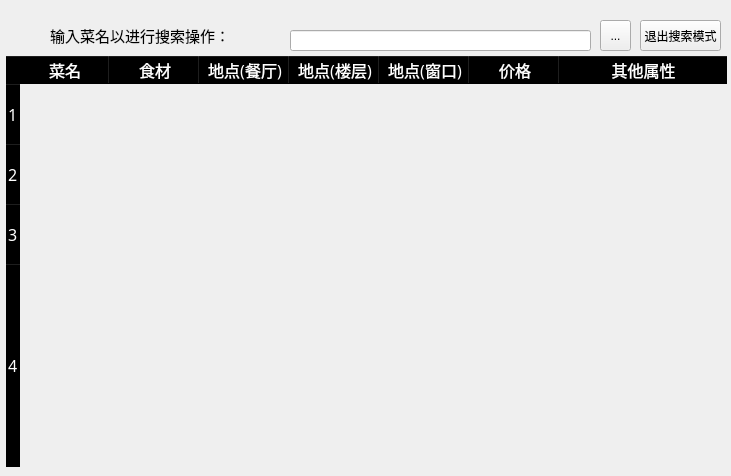
<?xml version="1.0" encoding="UTF-8"?>
<ui version="4.0">
 <class>DishWidget</class>
 <widget class="QWidget" name="DishWidget">
  <property name="geometry">
   <rect>
    <x>0</x>
    <y>0</y>
    <width>731</width>
    <height>476</height>
   </rect>
  </property>
  <property name="windowTitle">
   <string>Form</string>
  </property>
  <widget class="QTableWidget" name="tableWidget_2">
   <property name="geometry">
    <rect>
     <x>6</x>
     <y>56</y>
     <width>721</width>
     <height>411</height>
    </rect>
   </property>
   <property name="sizePolicy">
    <sizepolicy hsizetype="Ignored" vsizetype="Ignored">
     <horstretch>0</horstretch>
     <verstretch>0</verstretch>
    </sizepolicy>
   </property>
   <property name="sizeIncrement">
    <size>
     <width>0</width>
     <height>0</height>
    </size>
   </property>
   <property name="font">
    <font>
     <family>黑体</family>
     <pointsize>12</pointsize>
    </font>
   </property>
   <property name="styleSheet">
    <string notr="true">background-color: transparent;
border: none;
color: white;
</string>
   </property>
   <property name="autoScroll">
    <bool>true</bool>
   </property>
   <property name="dragDropMode">
    <enum>QAbstractItemView::NoDragDrop</enum>
   </property>
   <property name="alternatingRowColors">
    <bool>false</bool>
   </property>
   <property name="textElideMode">
    <enum>Qt::ElideNone</enum>
   </property>
   <property name="showGrid">
    <bool>true</bool>
   </property>
   <property name="gridStyle">
    <enum>Qt::DashDotDotLine</enum>
   </property>
   <property name="wordWrap">
    <bool>true</bool>
   </property>
   <property name="cornerButtonEnabled">
    <bool>true</bool>
   </property>
   <attribute name="horizontalHeaderVisible">
    <bool>true</bool>
   </attribute>
   <attribute name="horizontalHeaderCascadingSectionResizes">
    <bool>false</bool>
   </attribute>
   <attribute name="horizontalHeaderMinimumSectionSize">
    <number>10</number>
   </attribute>
   <attribute name="horizontalHeaderDefaultSectionSize">
    <number>90</number>
   </attribute>
   <attribute name="horizontalHeaderHighlightSections">
    <bool>true</bool>
   </attribute>
   <attribute name="horizontalHeaderShowSortIndicator" stdset="0">
    <bool>false</bool>
   </attribute>
   <attribute name="horizontalHeaderStretchLastSection">
    <bool>true</bool>
   </attribute>
   <attribute name="verticalHeaderVisible">
    <bool>true</bool>
   </attribute>
   <attribute name="verticalHeaderCascadingSectionResizes">
    <bool>false</bool>
   </attribute>
   <attribute name="verticalHeaderDefaultSectionSize">
    <number>60</number>
   </attribute>
   <attribute name="verticalHeaderHighlightSections">
    <bool>true</bool>
   </attribute>
   <attribute name="verticalHeaderShowSortIndicator" stdset="0">
    <bool>false</bool>
   </attribute>
   <attribute name="verticalHeaderStretchLastSection">
    <bool>true</bool>
   </attribute>
   <row/>
   <row/>
   <row/>
   <row/>
   <column>
    <property name="text">
     <string>菜名</string>
    </property>
    <property name="foreground">
     <brush brushstyle="NoBrush">
      <color alpha="255">
       <red>0</red>
       <green>0</green>
       <blue>0</blue>
      </color>
     </brush>
    </property>
   </column>
   <column>
    <property name="text">
     <string>食材</string>
    </property>
   </column>
   <column>
    <property name="text">
     <string>地点(餐厅)</string>
    </property>
   </column>
   <column>
    <property name="text">
     <string>地点(楼层)</string>
    </property>
   </column>
   <column>
    <property name="text">
     <string>地点(窗口)</string>
    </property>
   </column>
   <column>
    <property name="text">
     <string>价格</string>
    </property>
   </column>
   <column>
    <property name="text">
     <string>其他属性</string>
    </property>
   </column>
   <item row="0" column="0">
    <property name="text">
     <string/>
    </property>
    <property name="textAlignment">
     <set>AlignJustify|AlignBottom</set>
    </property>
   </item>
   <item row="3" column="0">
    <property name="text">
     <string/>
    </property>
   </item>
  </widget>
  <widget class="QLabel" name="labelprompt">
   <property name="geometry">
    <rect>
     <x>50</x>
     <y>20</y>
     <width>191</width>
     <height>31</height>
    </rect>
   </property>
   <property name="font">
    <font>
     <family>楷体</family>
     <pointsize>11</pointsize>
    </font>
   </property>
   <property name="text">
    <string>输入菜名以进行搜索操作：</string>
   </property>
  </widget>
  <widget class="QLineEdit" name="lineEdit">
   <property name="geometry">
    <rect>
     <x>290</x>
     <y>30</y>
     <width>301</width>
     <height>21</height>
    </rect>
   </property>
  </widget>
  <widget class="QPushButton" name="pushButtonover">
   <property name="geometry">
    <rect>
     <x>640</x>
     <y>20</y>
     <width>81</width>
     <height>31</height>
    </rect>
   </property>
   <property name="text">
    <string>退出搜索模式</string>
   </property>
  </widget>
  <widget class="QToolButton" name="toolButton">
   <property name="geometry">
    <rect>
     <x>600</x>
     <y>20</y>
     <width>31</width>
     <height>31</height>
    </rect>
   </property>
   <property name="text">
    <string>...</string>
   </property>
   <property name="icon">
    <iconset resource="picture.qrc">
     <normaloff>:/src/search.png</normaloff>:/src/search.png</iconset>
   </property>
  </widget>
 </widget>
 <resources>
  <include location="picture.qrc"/>
 </resources>
 <connections/>
</ui>
